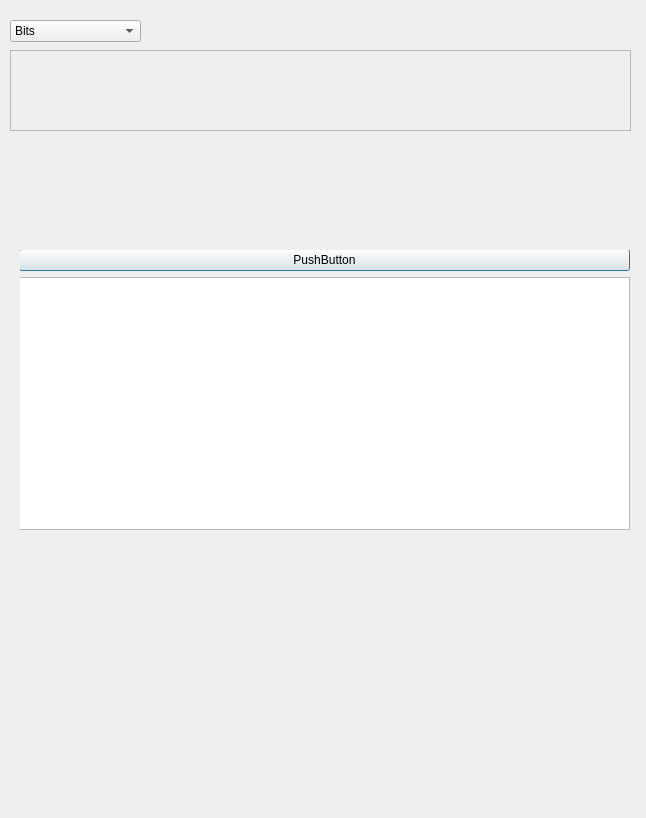
<?xml version="1.0" encoding="UTF-8"?>
<ui version="4.0">
 <class>Dialog</class>
 <widget class="QDialog" name="Dialog">
  <property name="geometry">
   <rect>
    <x>0</x>
    <y>0</y>
    <width>646</width>
    <height>818</height>
   </rect>
  </property>
  <property name="windowTitle">
   <string>Dialog</string>
  </property>
  <widget class="QComboBox" name="comboBox">
   <property name="geometry">
    <rect>
     <x>10</x>
     <y>20</y>
     <width>131</width>
     <height>22</height>
    </rect>
   </property>
   <property name="editable">
    <bool>false</bool>
   </property>
   <property name="currentIndex">
    <number>0</number>
   </property>
   <property name="maxCount">
    <number>4</number>
   </property>
   <item>
    <property name="text">
     <string>Bits</string>
    </property>
   </item>
   <item>
    <property name="text">
     <string>Components</string>
    </property>
   </item>
   <item>
    <property name="text">
     <string>Modules</string>
    </property>
   </item>
   <item>
    <property name="text">
     <string>Characters</string>
    </property>
   </item>
  </widget>
  <widget class="QFrame" name="frame">
   <property name="geometry">
    <rect>
     <x>10</x>
     <y>50</y>
     <width>621</width>
     <height>81</height>
    </rect>
   </property>
   <property name="frameShape">
    <enum>QFrame::StyledPanel</enum>
   </property>
   <property name="frameShadow">
    <enum>QFrame::Sunken</enum>
   </property>
   <property name="lineWidth">
    <number>4</number>
   </property>
  </widget>
  <widget class="QWidget" name="widget" native="true">
   <property name="geometry">
    <rect>
     <x>20</x>
     <y>250</y>
     <width>611</width>
     <height>281</height>
    </rect>
   </property>
   <widget class="QWidget" name="verticalLayoutWidget">
    <property name="geometry">
     <rect>
      <x>-1</x>
      <y>-1</y>
      <width>611</width>
      <height>281</height>
     </rect>
    </property>
    <layout class="QVBoxLayout" name="verticalLayout">
     <item>
      <widget class="QPushButton" name="pushButton">
       <property name="text">
        <string>PushButton</string>
       </property>
      </widget>
     </item>
     <item>
      <widget class="QListView" name="listView">
       <property name="minimumSize">
        <size>
         <width>0</width>
         <height>60</height>
        </size>
       </property>
      </widget>
     </item>
    </layout>
   </widget>
  </widget>
 </widget>
 <resources/>
 <connections>
  <connection>
   <sender>pushButton</sender>
   <signal>clicked()</signal>
   <receiver>listView</receiver>
   <slot>hide()</slot>
   <hints>
    <hint type="sourcelabel">
     <x>239</x>
     <y>265</y>
    </hint>
    <hint type="destinationlabel">
     <x>245</x>
     <y>303</y>
    </hint>
   </hints>
  </connection>
 </connections>
</ui>
